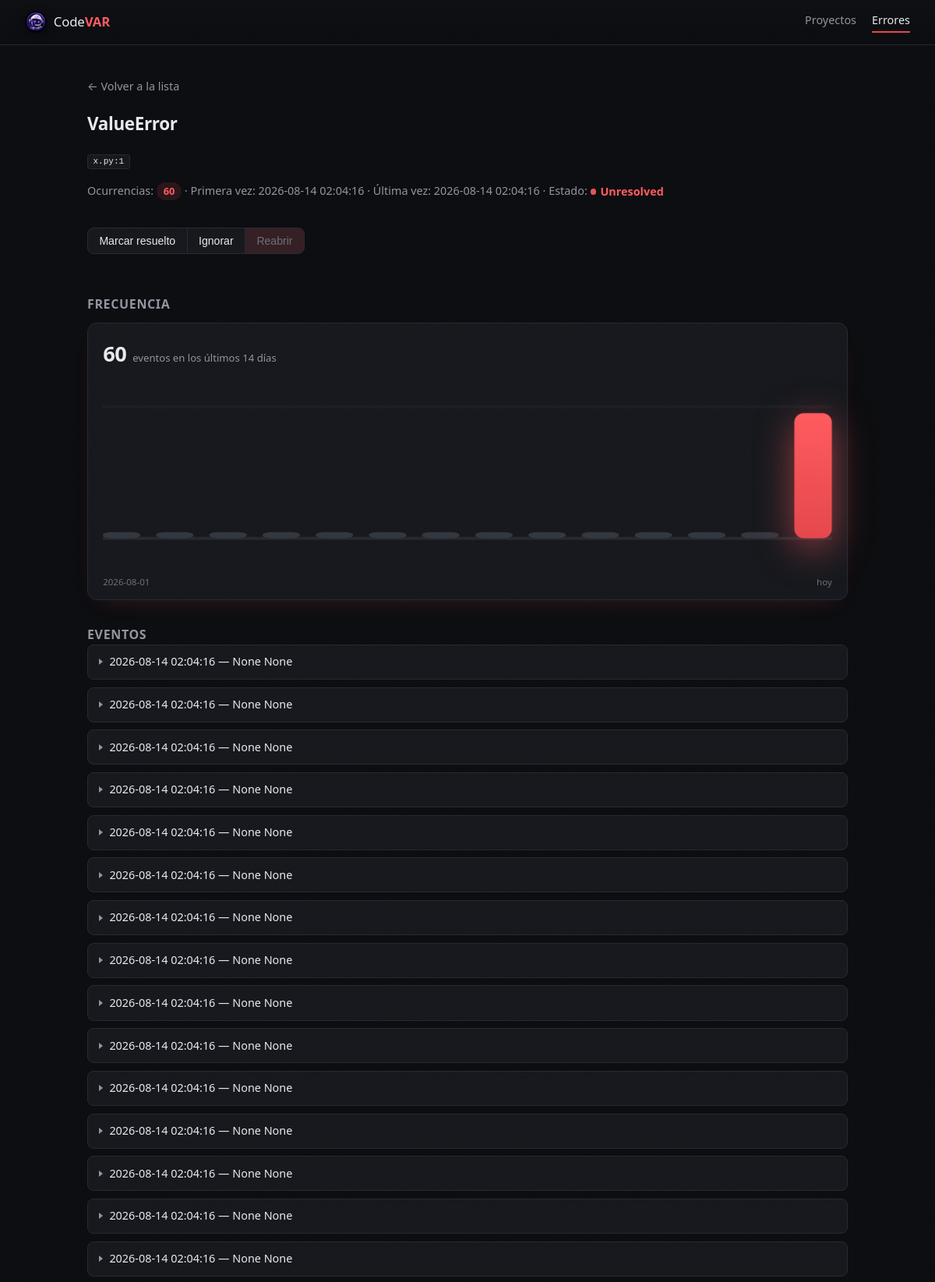
Screenshot of /dashboard/errors/3?api_key=0ff9cb47229ea8255c24ecac00c2834b251aa69e9d449ba1706c0e696e0dbd35 (upper part) with the database file from the repository.
### app/models.py (models this page shows)
class ErrorGroup(Base):
    __tablename__ = "error_groups"
    id = Column(Integer, primary_key=True)
    project_id = Column(Integer, ForeignKey("projects.id"))
    fingerprint = Column(String(64), nullable=False)
    exception_type = Column(String(200))
    file_path = Column(String(300))
    line_number = Column(Integer)
    first_seen = Column(DateTime, server_default=func.now())
    last_seen = Column(DateTime, server_default=func.now())
    event_count = Column(Integer, default=1)
    status = Column(String(20), default="unresolved")
    events = relationship(
        "ErrorEvent",
        order_by="ErrorEvent.occurred_at.desc()",
        cascade="all, delete-orphan",
    )
    __table_args__ = (UniqueConstraint("project_id", "fingerprint"),)

class ErrorEvent(Base):
    __tablename__ = "error_events"
    id = Column(Integer, primary_key=True)
    error_group_id = Column(Integer, ForeignKey("error_groups.id"))
    stack_trace = Column(String)
    request_path = Column(String(300))
    request_method = Column(String(10))
    occurred_at = Column(DateTime, server_default=func.now())
    extra_context = Column(JSON)

### app/main.py (the view)
@app.get("/dashboard/errors/{error_group_id}")
def dashboard_error_detail(
    error_group_id: int, request: Request, api_key: str, db: Session = Depends(get_db)
):
    project = get_project_by_api_key(db, api_key)
    error_group = get_error_group_or_404(db, project, error_group_id)
    daily_counts = get_daily_event_counts(db, error_group)
    chart_bars = build_frequency_chart_bars(daily_counts)
    return templates.TemplateResponse(
        request=request,
        name="error_detail.html",
        context={
            "error_group": error_group,
            "api_key": api_key,
            "chart_bars": chart_bars,
            "chart_total": sum(d["count"] for d in daily_counts),
            "chart_width": len(chart_bars) * (CHART_BAR_WIDTH + CHART_BAR_GAP) - CHART_BAR_GAP,
            "chart_height": CHART_BASELINE_Y,
            "svg_height": CHART_BASELINE_Y + CHART_MARKER_SPACE,
        },
    )

### app/templates/error_detail.html (shortened to what this page needs)
{% extends "base.html" %}
{% block content %}
<a href="/dashboard?api_key={{ api_key }}" class="back-link">&larr; Volver a la lista</a>
<h2>{{ error_group.exception_type }}</h2>
<p><code>{{ error_group.file_path }}:{{ error_group.line_number }}</code></p>
<p class="meta">
    Ocurrencias: <span class="badge">{{ error_group.event_count }}</span> ·
    Primera vez: {{ error_group.first_seen }} ·
    Última vez: {{ error_group.last_seen }} ·
    Estado: <span class="status status-{{ error_group.status }}"><span class="status-dot"></span>{{ error_group.status }}</span>
</p>
<form
    class="status-controls"
    method="post"
    action="/dashboard/errors/{{ error_group.id }}/status?api_key={{ api_key }}"
>
    <button type="submit" name="status" value="resolved" {% if error_group.status == "resolved" %}disabled{% endif %}>
        Marcar resuelto
    </button>
    <button type="submit" name="status" value="ignored" {% if error_group.status == "ignored" %}disabled{% endif %}>
        Ignorar
    </button>
    <button type="submit" name="status" value="unresolved" {% if error_group.status == "unresolved" %}disabled{% endif %}>
        Reabrir
    </button>
</form>
<h3>Frecuencia</h3>
<div class="frequency-chart">
    {% if chart_bars %}
    <div class="chart-header">
        <div class="chart-stat">
            <span class="chart-stat-value">{{ chart_total }}</span>
            <span class="chart-stat-label">evento{{ "s" if chart_total != 1 else "" }} en los últimos 14 días</span>
        </div>
    </div>
    <div class="chart-svg-wrap" style="aspect-ratio: {{ chart_width }} / {{ svg_height }};">
        <svg
            viewBox="0 0 {{ chart_width }} {{ svg_height }}"
            class="chart-svg"
            role="group"
            aria-label="Eventos por día de este error en los últimos 14 días"
            preserveAspectRatio="xMidYMax meet"
        >
            <defs>
                <linearGradient id="chart-bar-fill" x1="0" y1="0" x2="0" y2="1">
                    <stop offset="0%" class="chart-gradient-start" />
                    <stop offset="100%" class="chart-gradient-end" />
                </linearGradient>
            </defs>
            <line x1="0" y1="2" x2="{{ chart_width }}" y2="2" class="chart-gridline" />
            <line x1="0" y1="{{ chart_height }}" x2="{{ chart_width }}" y2="{{ chart_height }}" class="chart-baseline" />
            {% for bar in chart_bars %}
            <g class="chart-bar-group">
                <rect
                    x="{{ bar.x }}"
                    y="{{ bar.y }}"
                    width="12"
                    height="{{ bar.height }}"
                    rx="3"
                    class="chart-bar {% if bar.count == 0 %}chart-bar-empty{% endif %} {% if bar.is_today %}chart-bar-today{% endif %}"
                ></rect>
                <rect
                    x="{{ bar.x }}"
                    y="0"
                    width="12"
                    height="{{ chart_height }}"
                    class="chart-bar-hit"
                    tabindex="0"
                    role="button"
                    aria-label="{{ bar.date }}: {{ bar.count }} evento{{ 's' if bar.count != 1 else '' }}. Filtrar eventos de este día."
                    onmouseenter="codevarShowChartTooltip(event, '{{ bar.date }}', {{ bar.count }})"
                    onmouseleave="codevarHideChartTooltip()"
                    onfocus="codevarShowChartTooltip(event, '{{ bar.date }}', {{ bar.count }})"
                    onblur="codevarHideChartTooltip()"
                    onclick="codevarFilterEventsByDate('{{ bar.date }}', this)"
                    onkeydown="codevarHandleBarKeydown(event, '{{ bar.date }}', this)"
                ></rect>
                <circle
                    cx="{{ bar.marker_x }}"
                    cy="{{ chart_height + 5 }}"
                    r="2.5"
                    class="chart-bar-marker"
                ></circle>
            </g>
            {% endfor %}
        </svg>
    </div>
    <div class="chart-labels">
        <span>{{ chart_bars[0].date }}</span>
        <span>hoy</span>
    </div>
    {% endif %}
</div>
<div class="events-heading-row">
    <h3>Eventos</h3>
</div>
{% if error_group.events %}
<div id="events-list">
    {% for event in error_group.events %}
    <details class="event" data-date="{{ event.occurred_at.strftime('%Y-%m-%d') }}">
        <summary>{{ event.occurred_at }} — {{ event.request_method }} {{ event.request_path }}</summary>
    </details>
    {% endfor %}
</div>
{% else %}
<div class="empty-state">
    <p>No hay eventos registrados para este grupo.</p>
</div>
{% endif %}
{% endblock %}

### app/templates/base.html (shortened to what this page needs)
<!doctype html>
<html lang="es">
  <head>
    <link rel="stylesheet" href="/static/style.css" />
  </head>
  <body>
    <header class="site-header">
      <a href="/" class="brand">
        <img
          src="/static/CodeVarIco.png"
          alt="CodeVAR"
          class="brand-mark"
          width="28"
          height="28"
        />
        <span class="brand-word">Code<strong>VAR</strong></span>
      </a>
      <nav class="site-nav">
        <a href="/" class="{% if request.url.path == '/' %}active{% endif %}"
          >Proyectos</a
        >
        {% if api_key %}
        <a
          href="/dashboard?api_key={{ api_key }}"
          class="{% if request.url.path.startswith('/dashboard') %}active{% endif %}"
          >Errores</a
        >
        {% endif %}
      </nav>
    </header>
    <main class="container">{% block content %}{% endblock %}</main>
  </body>
</html>

### rows the page displays
ErrorGroup: exception_type "ValueError", file_path "x.py", line_number "1", event_count "60", first_seen "2026-08-14 02:04:16", last_seen "2026-08-14 02:04:16", status "Unresolved"
ErrorEvent: occurred_at "2026-08-14 02:04:16", request_method "None", request_path "None"
ErrorEvent: occurred_at "2026-08-14 02:04:16", request_method "None", request_path "None"
ErrorEvent: occurred_at "2026-08-14 02:04:16", request_method "None", request_path "None"
ErrorEvent: occurred_at "2026-08-14 02:04:16", request_method "None", request_path "None"
ErrorEvent: occurred_at "2026-08-14 02:04:16", request_method "None", request_path "None"
ErrorEvent: occurred_at "2026-08-14 02:04:16", request_method "None", request_path "None"
ErrorEvent: occurred_at "2026-08-14 02:04:16", request_method "None", request_path "None"
ErrorEvent: occurred_at "2026-08-14 02:04:16", request_method "None", request_path "None"
ErrorEvent: occurred_at "2026-08-14 02:04:16", request_method "None", request_path "None"
ErrorEvent: occurred_at "2026-08-14 02:04:16", request_method "None", request_path "None"
ErrorEvent: occurred_at "2026-08-14 02:04:16", request_method "None", request_path "None"
ErrorEvent: occurred_at "2026-08-14 02:04:16", request_method "None", request_path "None"
ErrorEvent: occurred_at "2026-08-14 02:04:16", request_method "None", request_path "None"
ErrorEvent: occurred_at "2026-08-14 02:04:16", request_method "None", request_path "None"
ErrorEvent: occurred_at "2026-08-14 02:04:16", request_method "None", request_path "None"

### other values shown
{{ chart_total }} "60"
{{ "s" if chart_total != 1 else "" }} "s"
{{ chart_bars[0].date }} "2026-08-01"
